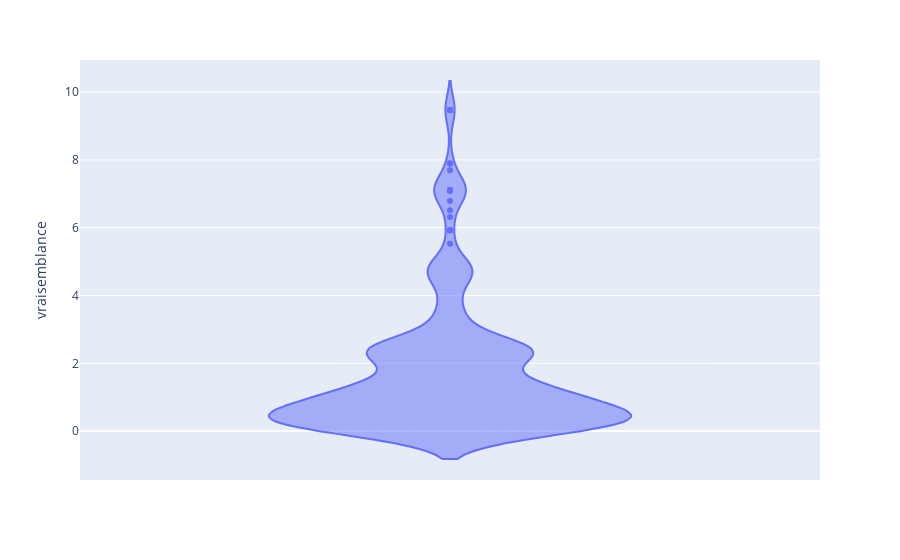

Notebook cell for this chart:
### Code cell
from matplotlib.axis import YAxis
import plotly.express as px
import numpy as np
violin = total[(total["vraisemblance"] > 0) & (total["vraisemblance"] < 10)]
px.violin(violin, y="vraisemblance")

### Figure 1 — Plotly figure (JSON) as saved in the notebook; plotly's stock layout.template omitted (floating-point values rounded to 4 significant figures; data arrays with more than 128 entries replaced by an {"elided": "..."} marker saying what was removed)
{"data": [{"alignmentgroup": "True", "box": {"visible": false}, "hovertemplate": "vraisemblance=%{y}<extra></extra>", "legendgroup": "", "marker": {"color": "#636efa"}, "name": "", "offsetgroup": "", "orientation": "v", "scalegroup": "True", "showlegend": false, "type": "violin", "x0": " ", "xaxis": "x", "y": {"elided": "717 float values"}, "y0": " ", "yaxis": "y"}], "layout": {"legend": {"tracegroupgap": 0}, "margin": {"t": 60}, "violinmode": "group", "xaxis": {"anchor": "y", "domain": [0, 1]}, "yaxis": {"anchor": "x", "domain": [0, 1], "title": {"text": "vraisemblance"}}}}
